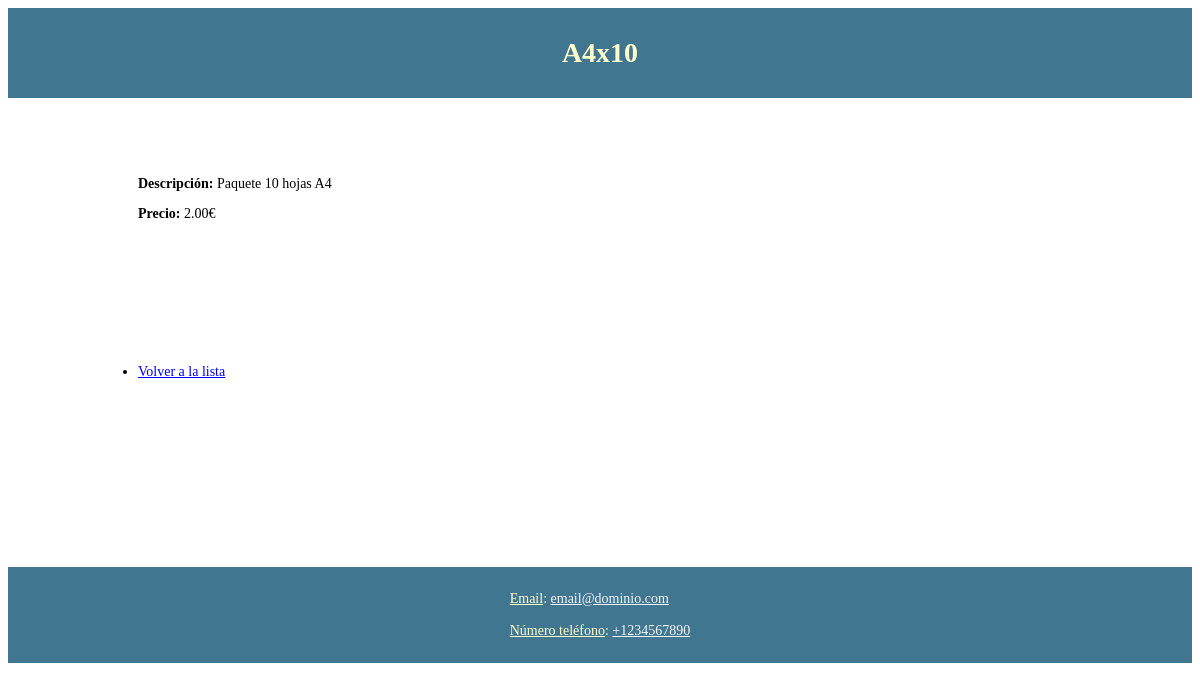
/productos/2/, run on the app's committed database.
### myapp/models.py (models this page shows, shortened)
class Producto(models.Model):
    nombre = models.CharField(max_length=100)
    descripcion = models.TextField()
    precio = models.DecimalField(max_digits=10, decimal_places=2)

### myapp/views.py (the view)
# urls.py: path('<int:pk>/', ProductoDetailView.as_view(), name='producto_detail'),
class ProductoDetailView(DetailView):
    model = Producto
    template_name = 'producto_detail.html'

### myapp/templates/producto_detail.html (shortened to what this page needs)
{% load static %}
<!DOCTYPE html>
<html>
<head>
  <link rel="stylesheet" href="{% static 'styles.css' %}">
</head>
<body>
    <header>
      <h1>{{ object.nombre }}</h1>
    </header>
    <br><br><br><br>
    <section>
      <article>
        <ul>
        <div>
    <p><b>Descripción:</b> {{ object.descripcion }}</p>
    <p><b>Precio:</b> {{ object.precio }}€</p>
    <br><br><br><br><br><br><br><br>
        </div>
        <li>
    <a href="{% url 'producto_list' %}">Volver a la lista</a>
        </li>
        </ul>
      </article>
    </section>
    <br><br><br><br><br>
    <footer>
      <p><ins>Email</ins>: <a href="mailto:email@dominio.com">email@dominio.com</a>
      <br><br>
      <ins>Número teléfono</ins>: <a href="tel:+1234567890">+1234567890</a></p>
    </footer>
</body>
</html>

### myapp/static/styles.css (style rules this page uses)
body { font-size: 0.875rem; font-family: var(--font-family-primary); }
header, footer { width: auto; height: auto; display: flex; position:relative; justify-content:center; padding: 10px 40px; background-color: #417690;; color: #ffc; }
footer a { color: whitesmoke; }
article { position:relative; width: auto; height: 325px; overflow-x:scroll; }
section { margin-left: 90px; }
section::after { content: ""; display: table; clear: both; }

### data on the page
Producto: nombre "A4x10", descripcion "Paquete 10 hojas A4", precio "2.00"
